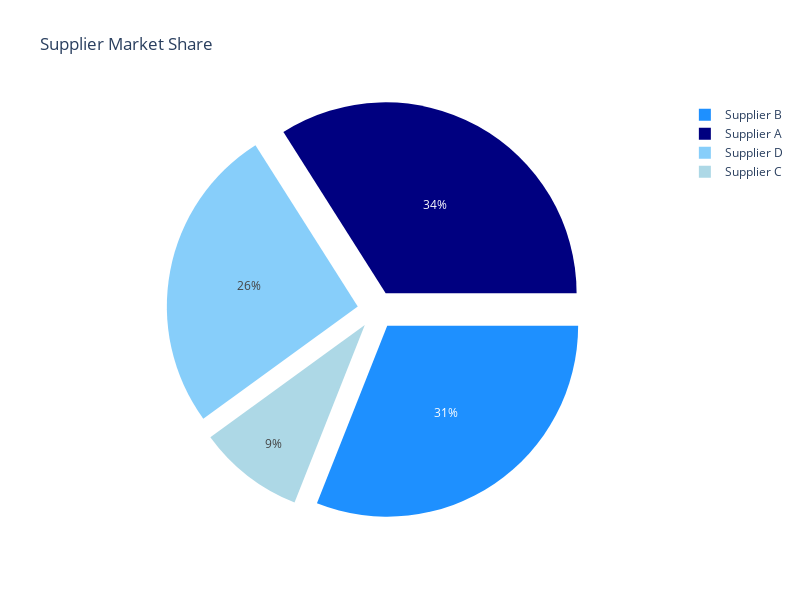

Notebook source saved alongside this figure:
### Markdown cell above
Reproduce any graph of your choice in p. 52-68 of the Storytelling With Data book as best you can.  (The second half of chapter two).  You do not have to get the exact data values right, just the overall look and feel.

### Code cell
## Recreating pie chart from page 61
import plotly.graph_objects as go

# Create data for pie chart
labels = ['Supplier B', 'Supplier A', 'Supplier D', 'Supplier C']
sizes = [31, 34, 26, 9]

# Define metrics for separation
explode = (0.1, 0.1, 0.1, 0.1)

# Define colors
colors = ['dodgerblue', 'navy', 'lightskyblue', 'lightblue']

# Sort data
# sorted_data = sorted(zip(sizes, labels), reverse=True)
# sizes, labels = zip(*sorted_data)

# Create 3D pie chart
fig = go.Figure(data=[go.Pie(labels=labels, values=sizes, pull=explode, marker=dict(colors=colors), rotation=90, sort=False)])
fig.update_layout(title_text='Supplier Market Share', width=800, height=600, legend_valign='bottom')
fig.show()

# I could not figure out how to order the legend manually or alphabetically without changing the plot slices.
# I also don't know how to make this 3D.

### Figure 1 — Plotly figure (JSON) as saved in the notebook; plotly's stock layout.template omitted (floating-point values rounded to 4 significant figures)
{"data": [{"labels": ["Supplier B", "Supplier A", "Supplier D", "Supplier C"], "marker": {"colors": ["dodgerblue", "navy", "lightskyblue", "lightblue"]}, "pull": [0.1, 0.1, 0.1, 0.1], "rotation": 90, "sort": false, "type": "pie", "values": [31, 34, 26, 9]}], "layout": {"height": 600, "legend": {"valign": "bottom"}, "title": {"text": "Supplier Market Share"}, "width": 800}}
